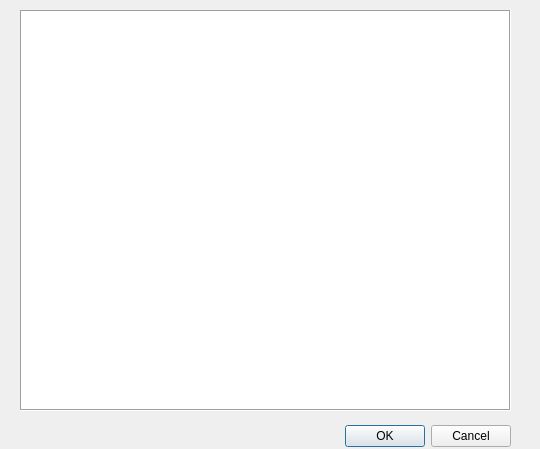
<?xml version="1.0" encoding="UTF-8"?>
<ui version="4.0">
 <class>Dialog</class>
 <widget class="QDialog" name="Dialog">
  <property name="geometry">
   <rect>
    <x>0</x>
    <y>0</y>
    <width>540</width>
    <height>449</height>
   </rect>
  </property>
  <property name="windowTitle">
   <string>Dialog</string>
  </property>
  <widget class="QDialogButtonBox" name="buttonBox">
   <property name="geometry">
    <rect>
     <x>170</x>
     <y>420</y>
     <width>341</width>
     <height>32</height>
    </rect>
   </property>
   <property name="orientation">
    <enum>Qt::Horizontal</enum>
   </property>
   <property name="standardButtons">
    <set>QDialogButtonBox::Cancel|QDialogButtonBox::Ok</set>
   </property>
  </widget>
  <widget class="QTableView" name="tableView">
   <property name="geometry">
    <rect>
     <x>20</x>
     <y>10</y>
     <width>491</width>
     <height>401</height>
    </rect>
   </property>
   <property name="sizePolicy">
    <sizepolicy hsizetype="Fixed" vsizetype="Fixed">
     <horstretch>9</horstretch>
     <verstretch>9</verstretch>
    </sizepolicy>
   </property>
   <property name="baseSize">
    <size>
     <width>9</width>
     <height>9</height>
    </size>
   </property>
   <property name="mouseTracking">
    <bool>true</bool>
   </property>
   <property name="frameShape">
    <enum>QFrame::Box</enum>
   </property>
   <property name="frameShadow">
    <enum>QFrame::Sunken</enum>
   </property>
   <property name="verticalScrollBarPolicy">
    <enum>Qt::ScrollBarAlwaysOff</enum>
   </property>
   <property name="horizontalScrollBarPolicy">
    <enum>Qt::ScrollBarAlwaysOff</enum>
   </property>
   <property name="alternatingRowColors">
    <bool>true</bool>
   </property>
   <property name="iconSize">
    <size>
     <width>1</width>
     <height>1</height>
    </size>
   </property>
   <attribute name="horizontalHeaderDefaultSectionSize">
    <number>50</number>
   </attribute>
  </widget>
 </widget>
 <resources/>
 <connections>
  <connection>
   <sender>buttonBox</sender>
   <signal>accepted()</signal>
   <receiver>Dialog</receiver>
   <slot>accept()</slot>
   <hints>
    <hint type="sourcelabel">
     <x>248</x>
     <y>254</y>
    </hint>
    <hint type="destinationlabel">
     <x>157</x>
     <y>274</y>
    </hint>
   </hints>
  </connection>
  <connection>
   <sender>buttonBox</sender>
   <signal>rejected()</signal>
   <receiver>Dialog</receiver>
   <slot>reject()</slot>
   <hints>
    <hint type="sourcelabel">
     <x>316</x>
     <y>260</y>
    </hint>
    <hint type="destinationlabel">
     <x>286</x>
     <y>274</y>
    </hint>
   </hints>
  </connection>
 </connections>
</ui>
